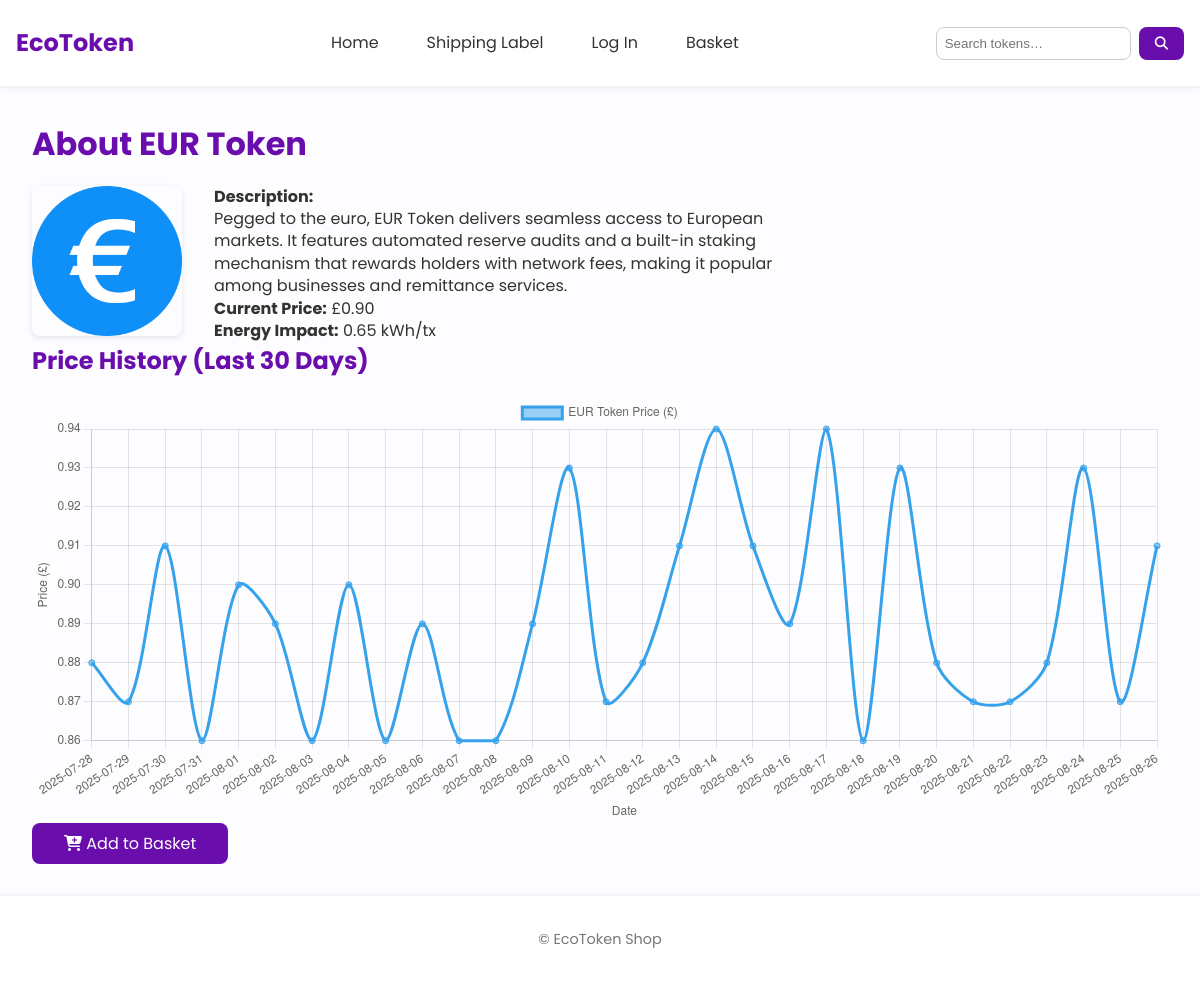
Screenshot of /about/2 with the database file from the repository.
### tables this page shows
CREATE TABLE items (
  id             INTEGER PRIMARY KEY AUTOINCREMENT,
  name           TEXT    NOT NULL,
  description    TEXT    NOT NULL,
  image_filename TEXT    NOT NULL,
  price          REAL    NOT NULL,
  impact         REAL    NOT NULL
);

### app.py (the view)
    @app.route('/about/<int:item_id>')
    def about(item_id):
        token = g.db.execute(
            "SELECT * FROM items WHERE id = ?", (item_id,)
        ).fetchone()
        if token is None:
            abort(404)
        return render_template('about.html', token=token)

### models.py (called while the page is built)
def get_db():
    conn = sqlite3.connect(current_app.config['DATABASE'])
    conn.row_factory = sqlite3.Row
    return conn

### templates/about.html (shortened to what this page needs)
{% extends "base.html" %}
{% block content %}
<div class="container py-5">
  <h1 class="mb-4">About {{ token.name }}</h1>
  <div class="d-flex align-items-start mb-5" style="gap: 2rem;">
    <img
      src="{{ url_for('static', filename='images/' ~ token.image_filename) }}"
      alt="{{ token.name }} logo"
      class="token-logo"
      onerror="this.style.display='none';"
    >
    <div class="token-details">
      <p><strong>Description:</strong><br>{{ token.description }}</p>
      <p><strong>Current Price:</strong> £{{ '%.2f'|format(token.price) }}</p>
      <p><strong>Energy Impact:</strong> {{ token.impact }} kWh/tx</p>
    </div>
  </div>
  <div class="mb-4">
    <h2>Price History (Last 30 Days)</h2>
    <canvas id="priceChart" width="800" height="300"></canvas>
  </div>
  <a href="{{ url_for('add', item_id=token.id) }}" class="btn btn-primary">
    <i class="fas fa-cart-plus"></i> Add to Basket
  </a>
</div>
{% endblock %}
{% block scripts %}
<script>
  document.addEventListener('DOMContentLoaded', () => {
    fetch("{{ url_for('price_data', item_id=token.id) }}")
      .then(r => r.json())
      .then(data => {
        const ctx = document.getElementById('priceChart').getContext('2d');
        new Chart(ctx, {
          type: 'line',
          data: {
            labels: data.dates,
            datasets: [{
              label: '{{ token.name }} Price (£)',
              data: data.prices,
              fill: false,
              tension: 0.3
            }]
          },
          options: {
            scales: {
              x: { title: { display: true, text: 'Date' } },
              y: { title: { display: true, text: 'Price (£)' } }
            }
          }
        });
      })
      .catch(e => console.error("Chart load error:", e));
  });
</script>
{% endblock %}

### static/css/style.css (style rules this page uses)
:root { --primary: #6a0dad; --accent: #9b59b6; --bg: #fdfcfe; --text: #333333; --muted: #777777; --white: #ffffff; --shadow: rgba(0, 0, 0, 0.07); --font-base: 'Poppins', sans-serif; --radius: 8px; --space-sm: 0.5rem; --space-md: 1rem; --space-lg: 2rem; }
*, *::before, *::after { box-sizing: border-box; margin: 0; padding: 0; }
html { font-size: 16px; }
body { font-family: var(--font-base); background: var(--bg); color: var(--text); line-height: 1.6; min-height: 100vh; }
.container { max-width: 1200px; margin: 0 auto; padding: var(--space-md); }
h1, h2 { color: var(--primary); margin-bottom: var(--space-md); }
.btn-primary { background: var(--primary); color: var(--white); padding: var(--space-sm) var(--space-lg); border-radius: var(--radius); text-decoration: none; display: inline-block; transition: background 0.2s, transform 0.1s; }
.token-logo { width: 200px; height: 200px; object-fit: contain; border-radius: 8px; box-shadow: 0 2px 6px rgba(0,0,0,0.1); }
.d-flex.align-items-start { display: flex; flex-wrap: wrap; }
.token-logo { width: 150px; height: 150px; object-fit: contain; border-radius: 8px; box-shadow: 0 2px 6px rgba(0,0,0,0.1); }
.token-details { max-width: 600px; line-height: 1.4; }

### rows the page displays
items: name "EUR Token", image_filename (picture), description "Pegged to the euro, EUR Token delivers seamless access to European markets. It features automated reserve audits and a built-in staking mechanism that rewards holders with network fees, making it popular among businesses and remittance services.", price "0.90", impact "0.65"

### other values shown
chart data {{ token.name }} EUR Token
